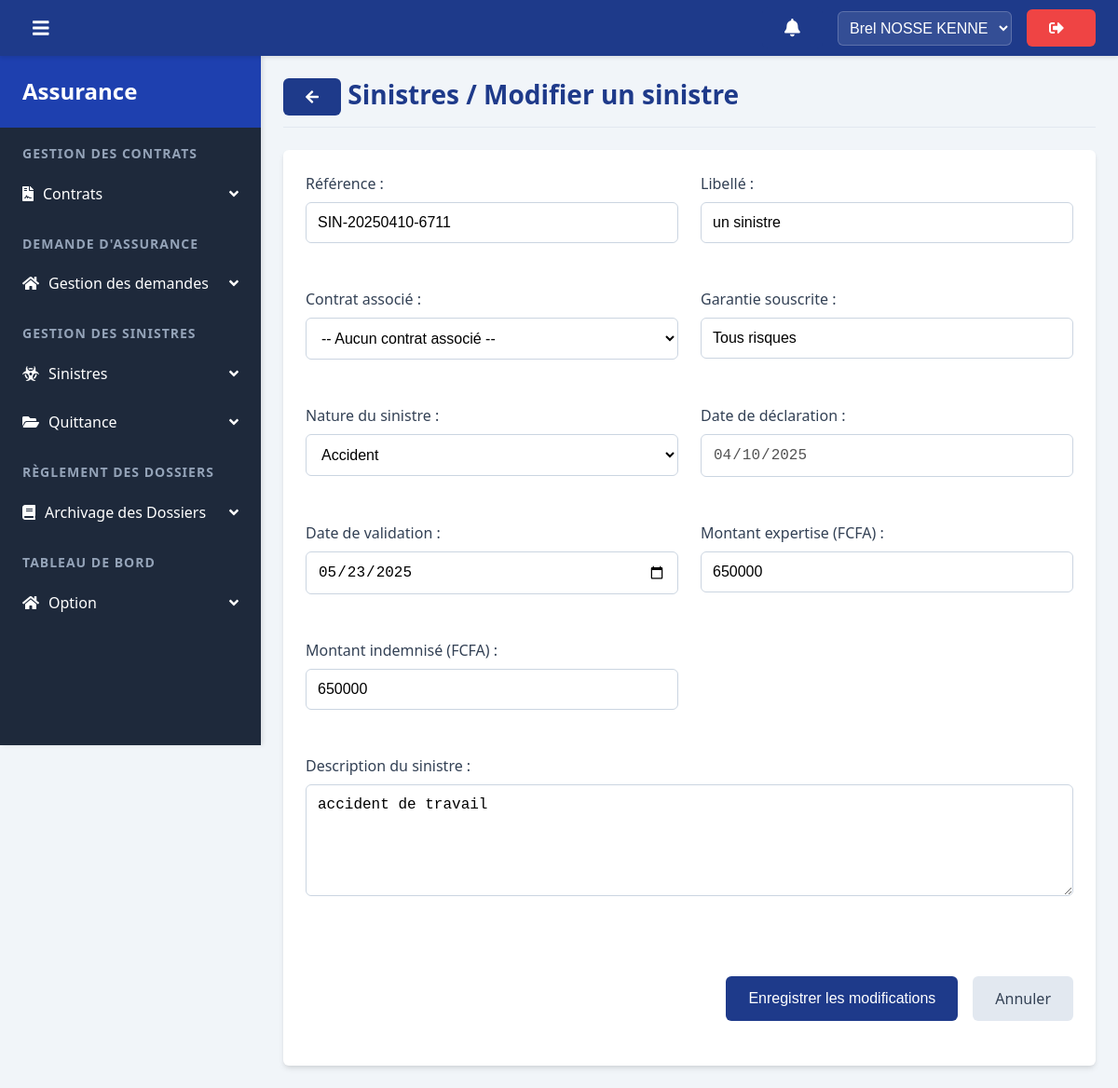
The page /assurance/vues/modifier_sinistre.php?id=16 (signed in) on the database its author committed.
### tables this page shows
CREATE TABLE IF NOT EXISTS `employe` (
  `id` int NOT NULL AUTO_INCREMENT,
  `nom` varchar(20) NOT NULL,
  `prenom` varchar(20) NOT NULL,
  `email` varchar(255) NOT NULL,
  `phone` bigint NOT NULL,
  `poste` varchar(50) NOT NULL,
  `bdate` date NOT NULL,
  `photo` varchar(255) NOT NULL,
  `auth_key` varchar(20) NOT NULL,
  `mdp` varchar(150) DEFAULT NULL,
  `added_date` date DEFAULT NULL,
  `received_email` int DEFAULT NULL,
  `status` varchar(12) DEFAULT NULL,
  `status_compte` enum('active','unactive') DEFAULT 'active',
  `blocked_date` datetime DEFAULT NULL,
  PRIMARY KEY (`id`)
);

CREATE TABLE IF NOT EXISTS `sinistres` (
  `id` int NOT NULL AUTO_INCREMENT,
  `contrat_id` int DEFAULT NULL,
  `reference` varchar(255) DEFAULT NULL,
  `libelle` varchar(255) NOT NULL,
  `garantie_souscrite` varchar(100) NOT NULL,
  `nature_sinistre` varchar(100) NOT NULL,
  `date_declaration` date NOT NULL,
  `date_validation` date NOT NULL,
  `montant_expertise` decimal(50,0) NOT NULL DEFAULT '0',
  `montant_indemnise` decimal(50,0) NOT NULL DEFAULT '0',
  `motif` text NOT NULL,
  `date_creation` timestamp NOT NULL DEFAULT CURRENT_TIMESTAMP,
  PRIMARY KEY (`id`),
  KEY `contrat_id` (`contrat_id`),
  CONSTRAINT `fk_sinistre_contrat` FOREIGN KEY (`contrat_id`) REFERENCES `contrat` (`id`) ON DELETE SET NULL
);

### assurance/controller/func.php (called while the page is built, shortened)
<?php
    function getuserbyid($id){
        require '../models/db.php';
        $stmt = $bdd->prepare('SELECT * FROM employe WHERE id = ?');
        $stmt->execute(array($id));
        return $stmt->fetch(PDO::FETCH_ASSOC);
    }

### assurance/controller/sinistreController.php (called while the page is built, shortened)
<?php
include_once('../models/db.php');
function getSinistreById($id) {
    global $bdd;
    $query = "SELECT s.*, c.ref as contrat_ref, c.libelle as contrat_libelle
              FROM sinistres s
              LEFT JOIN contrat c ON s.contrat_id = c.id
              WHERE s.id = ?";
    $stmt = $bdd->prepare($query);
    $stmt->execute([$id]);
    return $stmt->fetch(PDO::FETCH_ASSOC);
}
?>

### assurance/vues/modifier_sinistre.php (the view, shortened to what this page needs)
<?php
include('../controller/sinistreController.php');
$id = (int)$_GET['id'];
$sinistre = getSinistreById($id);
?>
<!DOCTYPE html>
<html lang="fr">
<head>
    <link rel="stylesheet" href="ressources/css/menu.css">
    <link rel="stylesheet" href="ressources/css/common.css">
    <link rel="stylesheet" href="ressources/css/contrat_modif.css">
</head>
<body>
    <?php
        include('components/navbar.php');
        include('components/verticalmenu.php');
    ?>
    <div class="container">
        <h1 class="root"><button onclick="history.back()" class="btn btn-primary"><i class="fas fa-arrow-left" style="margin-right: 0"></i></button> Sinistres / Modifier un sinistre</h1>
        <form method="post">
            <div>
                <label for="reference">Référence :</label>
                <input type="text" id="reference" name="reference"
                       value="<?= htmlspecialchars($sinistre['reference']) ?>" required>
            </div>
            <div>
                <label for="libelle">Libellé :</label>
                <input type="text" id="libelle" name="libelle"
                       value="<?= htmlspecialchars($sinistre['libelle']) ?>" required>
            </div>
            <div>
                <label for="contrat_id">Contrat associé :</label>
                <select id="contrat_id" name="contrat_id">
                    <option value="">-- Aucun contrat associé --</option>
                </select>
            </div>
            <div>
                <label for="garantie">Garantie souscrite :</label>
                <input type="text" id="garantie" name="garantie"
                       value="<?= htmlspecialchars($sinistre['garantie_souscrite']) ?>" required>
            </div>
            <div>
                <label for="nature_sinistre">Nature du sinistre :</label>
                <select id="nature_sinistre" name="nature_sinistre" required>
                    <?php
                    $natures = ["Accident", "Incendie", "Vol", "Dégât des eaux", "Catastrophe naturelle"];
                    foreach($natures as $nature): ?>
                        <option value="<?= $nature ?>"
                                <?= $sinistre['nature_sinistre'] == $nature ? 'selected' : '' ?>>
                            <?= $nature ?>
                        </option>
                    <?php endforeach; ?>
                </select>
            </div>
            <div>
                <label for="date_declaration">Date de déclaration :</label>
                <input type="date" id="date_declaration" name="date_declaration"
                       value="<?= htmlspecialchars($sinistre['date_declaration']) ?>" disabled required>
            </div>
            <div>
                <label for="date_validation">Date de validation :</label>
                <input type="date" id="date_validation" name="date_validation"
                       value="<?= htmlspecialchars($sinistre['date_validation']) ?>" required>
            </div>
            <div>
                <label for="montant_expertise">Montant expertise (FCFA) :</label>
                <input type="number" id="montant_expertise" name="montant_expertise"
                       value="<?= htmlspecialchars($sinistre['montant_expertise']) ?>" required>
            </div>
            <div>
                <label for="montant_indemnise">Montant indemnisé (FCFA) :</label>
                <input type="number" id="montant_indemnise" name="montant_indemnise"
                       value="<?= htmlspecialchars($sinistre['montant_indemnise']) ?>" required>
            </div>
            <div class="full-width">
                <label for="description">Description du sinistre :</label>
                <textarea id="description" name="description" required><?= htmlspecialchars($sinistre['motif']) ?></textarea>
            </div>
            <div class="form-actions full-width">
                <button type="submit" class="btn-primary">Enregistrer les modifications</button>
                <a href="liste_sinistre.php" class="btn-secondary">Annuler</a>
            </div>
        </form>
    </div>
</body>
</html>

### assurance/vues/components/navbar.php (shortened to what this page needs)
<?php
    include("../controller/authController.php");
    include('../controller/func.php');
        ?>
<nav class="horizontal-navbar">
    <span class="toggle-verticalMenu"><i class="fas fa-bars"></i></span>
    <div class="horizontal-navbar-items">
    <?php
    if (isset($_SESSION['user_poste']) && $_SESSION['user_poste'] == 'rasd') { ?>
        <a href="notif.php" class="btn btn-primary" style="position:relative;padding: 0.75rem 1.5rem;font-size: 1.2em"><i class="fas fa-bell" style='margin: 0'></i> </a>
    <?php
    }
    ?>
        <select name="" id="">
            <option value=""><?= getuserbyid($_SESSION['user_id'])['prenom'].' '.getuserbyid($_SESSION['user_id'])['nom'] ?></option>
        </select>
        <a href="?showModal=true" class="btn red"><i class="fas fa-sign-out-alt"></i></a>
    </div>
</nav>

### assurance/vues/ressources/css/menu.css (style rules this page uses)
.horizontal-navbar { position: fixed; top: 0; left: 0; width: 100%; height: 60px; background-color: var(--primary); color: white; display: flex; justify-content: space-between; align-items: center; padding: 0 1.5rem; z-index: 100; box-shadow: 0 2px 4px rgba(0, 0, 0, 0.1); }
.horizontal-navbar-items { display: flex; align-items: center; gap: 1rem; }
.horizontal-navbar-items select { background-color: rgba(255, 255, 255, 0.1); color: white; border: 1px solid rgba(255, 255, 255, 0.2); padding: 0.5rem; border-radius: var(--border-radius); cursor: pointer; }
.horizontal-navbar-items select option { background-color: var(--primary-dark); color: white; }
.toggle-verticalMenu { cursor: pointer; font-size: 1.25rem; display: flex; align-items: center; justify-content: center; width: 40px; height: 40px; border-radius: var(--border-radius); transition: var(--transition); }

### assurance/vues/ressources/css/common.css (style rules this page uses)
:root { --primary: #1e3a8a; --primary-light: #2563eb; --primary-dark: #1e40af; --secondary: #475569; --accent: #3b82f6; --success: #10b981; --danger: #ef4444; --warning: #f59e0b; --info: #3b82f6; --light: #f8fafc; --dark: #1e293b; --gray-100: #f1f5f9; --gray-200: #e2e8f0; --gray-300: #cbd5e1; --gray-400: #94a3b8; --gray-500: #64748b; --gray-600: #475569; --gray-700: #334155; --gray-800: #1e293b; --gray-900: #0f172a; --border-radius: 0.375rem; --box-shadow: 0 4px 6px -1px rgba(0, 0, 0, 0.1), 0 2px 4px -1px rgba(0, 0, 0, 0.06); --transition: all 0.2s ease-in-out; --container-padding: 1.5rem; --spacing-xs: 0.25rem; --spacing-sm: 0.5rem; --spacing-md: 1rem; --spacing-lg: 1.5rem; --spacing-xl: 2rem; --spacing-2xl: 3rem; --radius-sm: 0.25rem; --radius-md: 0.375rem; --radius-lg: 0.5rem; --radius-full: 9999px; --shadow-sm: 0 1px 2px 0 rgba(0, 0, 0, 0.05); --shadow-md: 0 4px 6px -1px rgba(0, 0, 0, 0.1), 0 2px 4px -1px rgba(0, 0, 0, 0.06); --shadow-lg: 0 10px 15px -3px rgba(0, 0, 0, 0.1), 0 4px 6px -2px rgba(0, 0, 0, 0.05); --transition-fast: 150ms ease; --transition-normal: 300ms ease; --transition-slow: 500ms ease; --text-xs: 0.75rem; --text-sm: 0.875rem; --text-base: 1rem; --text-lg: 1.125rem; --text-xl: 1.25rem; --text-2xl: 1.5rem; --text-3xl: 1.875rem; --text-4xl: 2.25rem; }
* { margin: 0; padding: 0; box-sizing: border-box; }
html, body { height: 100%; font-family: 'Segoe UI', Tahoma, Geneva, Verdana, sans-serif; font-size: 16px; line-height: 1.5; color: var(--dark); background-color: var(--gray-100); }
.container { width: calc(100% - 280px); margin-left: 280px; padding: var(--container-padding); min-height: calc(100vh - 60px); margin-top: 60px; transition: margin-left 0.3s ease; }
h1, h2, h3, h4, h5, h6 { margin-bottom: 1rem; font-weight: 600; line-height: 1.2; color: var(--dark); }
h1 { font-size: 1.75rem; }
h1.root { color: var(--primary); padding-bottom: 0.75rem; border-bottom: 1px solid var(--gray-200); margin-bottom: 1.5rem; }
a { color: var(--primary); text-decoration: none; transition: var(--transition); }
form { width: 100%; background-color: white; border-radius: var(--border-radius); padding: 1.5rem; box-shadow: var(--box-shadow); }
.input-item, div:has(> label) { margin-bottom: 1.25rem; width: 100%; }
label { display: block; margin-bottom: 0.5rem; font-weight: 500; color: var(--gray-700); }
input, select, textarea { width: 100%; padding: 0.75rem; border: 1px solid var(--gray-300); border-radius: var(--border-radius); background-color: white; font-size: 1rem; transition: var(--transition); }
textarea { min-height: 120px; resize: vertical; }
.btn, .link-btn, button[type="submit"], input[type="submit"] { display: inline-flex; align-items: center; justify-content: center; padding: 0.75rem 1.5rem; border-radius: var(--border-radius); font-weight: 500; text-align: center; cursor: pointer; transition: var(--transition); border: none; font-size: 1rem; }
:is(.btn, .link-btn, button[type="submit"], input[type="submit"]) :is(svg, i) { margin-right: 10px; }
.btn-primary, .link-btn, .btn.green, input[type="submit"].green { background-color: var(--primary); color: white; }
.btn-secondary, .btn.def { background-color: var(--gray-200); color: var(--gray-700); }
.btn.red, .btn-danger { background-color: var(--danger); color: white; }
.form-actions { display: flex; justify-content: flex-end; gap: 1rem; margin-top: 1.5rem; }
.full-width { grid-column: 1 / -1; }

### rows shown on the page
employe: prenom "Brel NOSSE KENNE"
sinistres: reference "SIN-20250410-6711", libelle "un sinistre", garantie "Tous risques", date_declaration "04/10/2025", date_validation "05/23/2025", montant_expertise "650000", montant_indemnise "650000", description "accident de travail"

### other values the page prints
form field nature_sinistre "Accident"
